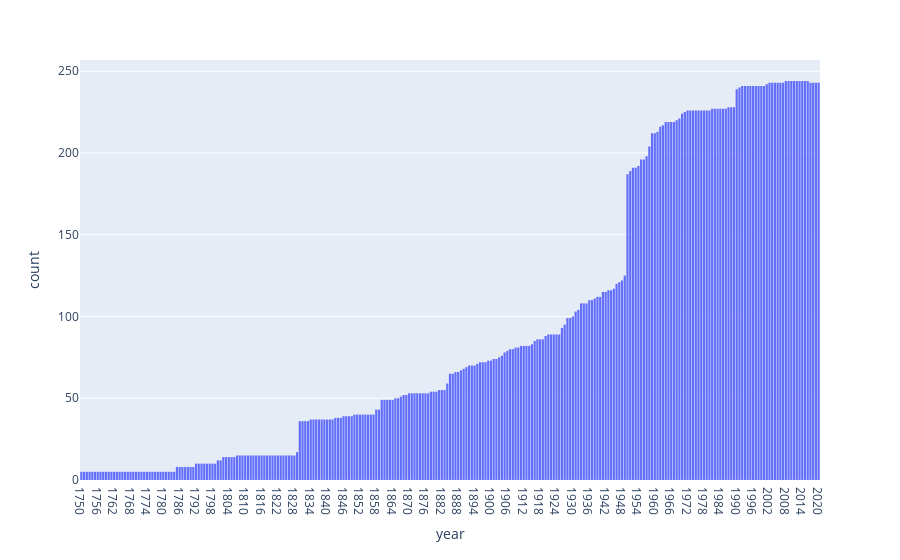

The code cell stored with this chart in its notebook:
### Code cell
px.histogram(df.sort_values(by=['year']), x="year")

### Figure 1 — Plotly figure (JSON) as saved in the notebook; plotly's stock layout.template omitted (floating-point values rounded to 4 significant figures; data arrays with more than 128 entries replaced by an {"elided": "..."} marker saying what was removed)
{"data": [{"alignmentgroup": "True", "bingroup": "x", "hovertemplate": "year=%{x}<br>count=%{y}<extra></extra>", "legendgroup": "", "marker": {"color": "#636efa", "pattern": {"shape": ""}}, "name": "", "offsetgroup": "", "orientation": "v", "showlegend": false, "type": "histogram", "x": {"elided": "25204 str values"}, "xaxis": "x", "yaxis": "y"}], "layout": {"barmode": "relative", "legend": {"tracegroupgap": 0}, "margin": {"t": 60}, "xaxis": {"anchor": "y", "domain": [0, 1], "title": {"text": "year"}}, "yaxis": {"anchor": "x", "domain": [0, 1], "title": {"text": "count"}}}}
